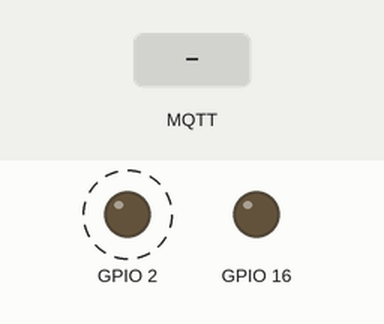
Recording of a sketch running on a simulated ESP32. Shown: output pins drawn as LEDs (lit = HIGH). Dashed ring = blinking. The test bench sets the inputs (shaded band). WiFi joins after 1.5 s; servers stay silent unless stated; random numbers use the default seed unless the sketch sets one; no MQTT or app messages arrive unless stated; web services answer with replies made up by the test bench; what the sketch prints to the serial monitor is not drawn.

Above: at 2.5 s.
At 5.1 s:
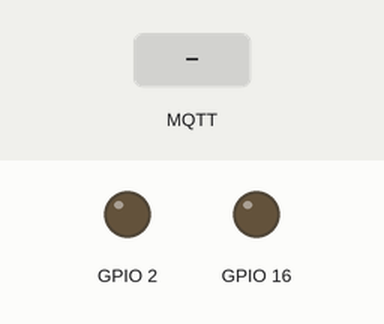
5.2 s: MQTT message "/on" arrives on the first subscribed topic
At 7.0 s:
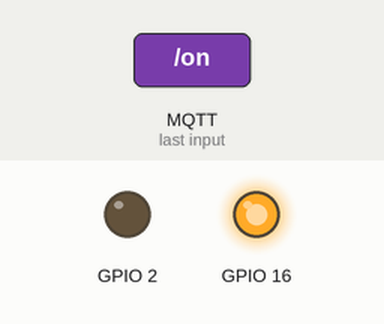
Timing chart, 0 to 8.5 s (numbered marks = the images above; inputs shaded):
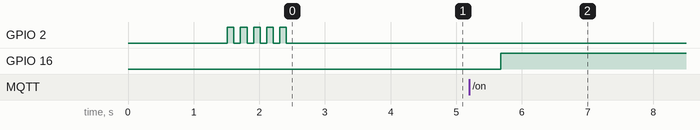

The sketch:

ESP32_Telegram_getUpdates_MQTT.ino
```cpp
/*
ESP32 Telegram Bot with MQTT

Author : ChungYi Fu (Kaohsiung, Taiwan)  2022-4-6 18:00
https://www.facebook.com/francefu

ArduinoJson Library：
https://github.com/bblanchon/ArduinoJson
PubSubClient Library：
https://www.arduino.cc/reference/en/libraries/pubsubclient/

Telegram Bot API
https://core.telegram.org/bots/api
*/

// Enter your WiFi ssid and password
const char* ssid     = "teacher";   //your network SSID
const char* password = "87654321";   //your network password

String token = "163669573612:AAGLi8kHrFbRWd6gpsq1ToxBTmvxH-UQJ7s";   // Create your bot and get the token -> https://telegram.me/fatherbot
String chat_id = "90190184712";   // Get chat_id -> https://telegram.me/userinfobot

const char* mqtt_server = "broker.emqx.io";
const unsigned int mqtt_port = 1883;
#define MQTT_USER               ""
#define MQTT_PASSWORD           ""
#define MQTT_PUBLISH_TOPIC    "yourtopic/result"
#define MQTT_SUBSCRIBE_TOPIC    "yourtopic/command"

/*
If "sendHelp" variable is equal to "true", it will send the command list to Telegram Bot when the board boots.
If you don't want to get the command list when the board restarts every time, you can set the value to "false".
But you need to input the command "help" or "/help" in Telegram APP to get the command list after the board booting.
*/
boolean sendHelp = true;

#include <ArduinoJson.h>
#include <WiFi.h>
#include <WiFiClientSecure.h>
WiFiClientSecure client_tcp;
#include "soc/soc.h"
#include "soc/rtc_cntl_reg.h"

#include <PubSubClient.h>
WiFiClient espClient;
PubSubClient client_mqtt(espClient);

long message_id_last = 0;

void executeCommand(String text) {
  if (!text||text=="") return;

  // Custom command
  if (text=="help"||text=="/help"||text=="/start") {
    String command = "/help Command list\n/on Turn on the led\n/off Turn off the led\n/restart Restart the board";

    //One row
    String keyboard = "{\"keyboard\":[[{\"text\":\"/on\"},{\"text\":\"/off\"},{\"text\":\"/restart\"}]],\"one_time_keyboard\":false}";

    //Two rows
    //String keyboard = "{\"keyboard\":[[{\"text\":\"/on\"},{\"text\":\"/off\"}], [{\"text\":\"/restart\"}]],\"one_time_keyboard\":false}";

    sendMessage2Telegram(command, keyboard);
  }
  else if (text=="/on") {
    pinMode(16, OUTPUT);
    digitalWrite(16,HIGH);
    sendMessage2MQTT("Turn on the led");
    sendMessage2Telegram("Turn on the led", "");
  }
  else if (text=="/off") {
    pinMode(16, OUTPUT);
    digitalWrite(16,LOW);
    sendMessage2MQTT("Turn off the led");
    sendMessage2Telegram("Turn off the led", "");
  }
  else if (text=="/restart") {
    sendMessage2Telegram("Restart the board", "");
    ESP.restart();
  }
  else if (text=="null") {   //Server sends this response unexpectedly. Don't delete the code.
    client_tcp.stop();
    getTelegramMessage();
  }
  else
    sendMessage2Telegram("Command is not defined", "");
}

void setup()
{
  WRITE_PERI_REG(RTC_CNTL_BROWN_OUT_REG, 0);

  randomSeed(micros());
  client_mqtt.setServer(mqtt_server,mqtt_port);
  client_mqtt.setCallback(callback);
  //client_mqtt.setBufferSize(1024);

  Serial.begin(115200);
  delay(10);

  WiFi.mode(WIFI_STA);

  Serial.println("");
  Serial.print("Connecting to ");
  Serial.println(ssid);
  WiFi.begin(ssid, password);

  long int StartTime=millis();
  while (WiFi.status() != WL_CONNECTED)
  {
    delay(500);
    if ((StartTime+10000) < millis()) break;
  }

  Serial.println("");
  Serial.println("STAIP address: ");
  Serial.println(WiFi.localIP());

  Serial.println("");

  if (WiFi.status() != WL_CONNECTED) {
    pinMode(2, OUTPUT);
    for (int i=0;i<2;i++)
    {
      digitalWrite(2,HIGH);
      delay(500);
      digitalWrite(2,LOW);
      delay(500);
    }

    ESP.restart();
  }
  else {
    pinMode(2, OUTPUT);
    for (int i=0;i<5;i++)
    {
      digitalWrite(2,HIGH);
      delay(100);
      digitalWrite(2,LOW);
      delay(100);
    }
  }

  randomSeed(micros());
  client_mqtt.setServer(mqtt_server, mqtt_port);
  client_mqtt.setCallback(callback);

  //Get your latest message from Telegram Bot.
  getTelegramMessage();
}

void loop()
{
}

void getTelegramMessage() {
  const char* myDomain = "api.telegram.org";
  String getAll="", getBody = "";
  JsonObject obj;
  DynamicJsonDocument doc(1024);
  String result;
  long update_id;
  String message;
  long message_id;
  String text;

  client_tcp.setInsecure();   //run version 1.0.5 or above

  if (message_id_last == 0) Serial.println("Connect to " + String(myDomain));
  if (client_tcp.connect(myDomain, 443)) {
    if (message_id_last == 0) Serial.println("Connection successful");

    while (client_tcp.connected()) {
      getAll = "";
      getBody = "";

      String request = "limit=1&offset=-1&allowed_updates=message";
      client_tcp.println("POST /bot"+token+"/getUpdates HTTP/1.1");
      client_tcp.println("Host: " + String(myDomain));
      client_tcp.println("Content-Length: " + String(request.length()));
      client_tcp.println("Content-Type: application/x-www-form-urlencoded");
      client_tcp.println("Connection: keep-alive");
      client_tcp.println();
      client_tcp.print(request);

      int waitTime = 5000;   // timeout 5 seconds
      long startTime = millis();
      boolean state = false;

      while ((startTime + waitTime) > millis())
      {
        //Serial.print(".");
        delay(100);
        while (client_tcp.available())
        {
            char c = client_tcp.read();
            if (state==true) getBody += String(c);
            if (c == '\n')
            {
              if (getAll.length()==0) state=true;
              getAll = "";
            }
            else if (c != '\r')
              getAll += String(c);
            startTime = millis();
         }
         if (getBody.length()>0) break;
      }

      deserializeJson(doc, getBody);
      obj = doc.as<JsonObject>();
      //result = obj["result"].as<String>();
      //update_id =  obj["result"][0]["update_id"].as<String>().toInt();
      //message = obj["result"][0]["message"].as<String>();
      message_id = obj["result"][0]["message"]["message_id"].as<String>().toInt();
      text = obj["result"][0]["message"]["text"].as<String>();

      if (message_id!=message_id_last&&message_id) {
        int id_last = message_id_last;
        message_id_last = message_id;
        if (id_last==0) {
          message_id = 0;
          if (sendHelp == true)   // Send the command list to Telegram Bot when the board boots.
            text = "/help";
          else
            text = "";
        }
        else {
          Serial.println(getBody);
          Serial.println();
        }

        if (text!="") {
          Serial.println("["+String(message_id)+"] "+text);
          executeCommand(text);
        }
      }

      if (!client_mqtt.connected()) {
        reconnect();
      }
      client_mqtt.loop();

      delay(1000);
    }
  }

  if (WiFi.status() != WL_CONNECTED) {
    Serial.println("Connected failed.");
    WiFi.begin(ssid, password);
    long int StartTime=millis();
    while (WiFi.status() != WL_CONNECTED)
    {
      delay(500);
      if ((StartTime+10000) < millis()) break;
    }
    if (WiFi.status() != WL_CONNECTED) {
      ESP.restart();
    }
    Serial.println("Reconnection is successful.");
  }

  getTelegramMessage();   // Client's connection time out after about 3 minutes.
}

void sendMessage2Telegram(String text, String keyboard) {
  const char* myDomain = "api.telegram.org";
  String getAll="", getBody = "";

  String request = "parse_mode=HTML&chat_id="+chat_id+"&text="+text;
  if (keyboard!="") request += "&reply_markup="+keyboard;

  client_tcp.println("POST /bot"+token+"/sendMessage HTTP/1.1");
  client_tcp.println("Host: " + String(myDomain));
  client_tcp.println("Content-Length: " + String(request.length()));
  client_tcp.println("Content-Type: application/x-www-form-urlencoded");
  client_tcp.println("Connection: keep-alive");
  client_tcp.println();
  client_tcp.print(request);

  int waitTime = 5000;   // timeout 5 seconds
  long startTime = millis();
  boolean state = false;

  while ((startTime + waitTime) > millis())
  {
    Serial.print(".");
    delay(100);
    while (client_tcp.available())
    {
        char c = client_tcp.read();
        if (state==true) getBody += String(c);
        if (c == '\n')
        {
          if (getAll.length()==0) state=true;
          getAll = "";
        }
        else if (c != '\r')
          getAll += String(c);
        startTime = millis();
     }
     if (getBody.length()>0) break;
  }
  Serial.println(getBody);
  Serial.println();
}

void callback(char* topic, byte* payload, unsigned int length) {
  Serial.print("[");
  Serial.print(topic);
  Serial.print("] ");
  String data = "";
  for (int i = 0; i < length; i++) {
    char c = payload[i];
    data += String(c);
  }
  Serial.println(data);
  executeCommand(data);
}

void reconnect() {
  // Loop until we're reconnected
  while (!client_mqtt.connected()) {
    Serial.print("Attempting MQTT connection...");
    // Create a random client ID
    String clientId = "ESP32-";
    clientId += String(random(0xffff), HEX);
    // Attempt to connect
    if (client_mqtt.connect(clientId.c_str(), MQTT_USER, MQTT_PASSWORD)) {
      Serial.println("connected");
      // Once connected, publish an announcement...
      //client.publish(MQTT_PUBLISH_TOPIC, "hello world");
      // ... and resubscribe
      client_mqtt.subscribe(MQTT_SUBSCRIBE_TOPIC);
    } else {
      Serial.print("failed, rc=");
      Serial.print(client_mqtt.state());
      Serial.println(" try again in 5 seconds");
      // Wait 5 seconds before retrying
      delay(5000);
    }
  }
}

void sendMessage2MQTT(String text) {
    String clientId = "ESP32-";
    clientId += String(random(0xffff), HEX);
    if (client_mqtt.connect(clientId.c_str(), MQTT_USER, MQTT_PASSWORD)) {
      client_mqtt.publish(MQTT_PUBLISH_TOPIC, text.c_str());
    } else {
      Serial.print("failed, rc=");
      Serial.print(client_mqtt.state());
    }
}
```

Measured:
- after the input at 5.2 s, GPIO 16: LOW → HIGH after 0.48 s
- by itself, GPIO 2: alternates HIGH for 0.10 s and LOW for 0.10 s, 10 changes in all, then stays LOW
